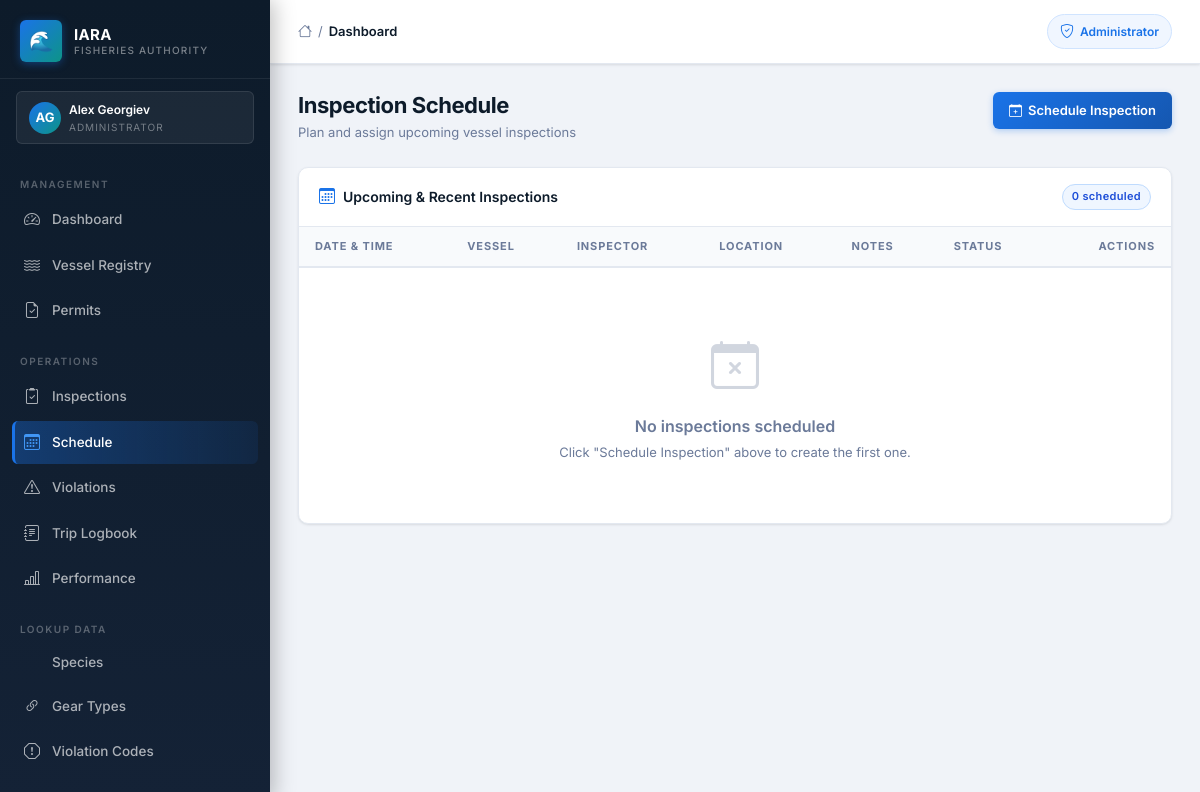
Page /admin/schedule (signed in) on the committed database.
### iara_app/models.py (models this page shows, shortened)
class User(UserMixin, db.Model):
    __tablename__ = "users"
    id = db.Column(db.Integer, primary_key=True)
    first_name = db.Column(db.String(50), nullable=False)
    last_name = db.Column(db.String(50), nullable=False)
    email = db.Column(db.String(120), unique=True, nullable=False)
    phone = db.Column(db.String(20), nullable=False)
    role = db.Column(db.String(50), nullable=False)
    password_hash = db.Column(db.String(128), nullable=False)
    vessel_registration = db.Column(db.String(50))
    fishing_permit_number = db.Column(db.String(50))
    inspector_id = db.Column(db.Integer, db.ForeignKey("users.id"), nullable=True)
    id_number = db.Column(db.String(50))
    age_category = db.Column(db.String(20))
    created_at = db.Column(db.DateTime, default=datetime.utcnow)
    is_active = db.Column(db.Boolean, default=True)
    reset_token       = db.Column(db.String(100), nullable=True)
    reset_token_expiry = db.Column(db.DateTime, nullable=True)
    failed_logins   = db.Column(db.Integer, default=0)
    locked_until    = db.Column(db.DateTime, nullable=True)
    inspections = db.relationship("Inspection", foreign_keys="Inspection.inspector_id", backref="inspector", lazy=True)
    scheduled_inspections = db.relationship("ScheduledInspection", foreign_keys="ScheduledInspection.inspector_id", backref="assigned_inspector", lazy=True)
    created_scheduled_inspections = db.relationship("ScheduledInspection", foreign_keys="ScheduledInspection.created_by_id", backref="created_by_user", lazy=True)
    audit_logs = db.relationship("AuditLog", foreign_keys="AuditLog.user_id", backref="user", lazy=True)

### iara_app/routes/admin.py (the view)
@bp.route("/schedule")
@login_required
@admin_required
def schedule_list():
    schedules  = ScheduledInspection.query.order_by(
        ScheduledInspection.scheduled_date.asc()
    ).all()
    inspectors = User.query.filter_by(role="inspector").all()
    vessels    = Vessel.query.all()
    return render_template(
        "admin/schedule.html",
        schedules=schedules,
        inspectors=inspectors,
        vessels=vessels,
        today=date.today()
    )

### iara_app/__init__.py (called while the page is built)
def create_app():
    app = Flask(__name__)
    app.config.from_object(Config)
    db.init_app(app)
    login_manager.init_app(app)
    migrate.init_app(app, db)
    csrf.init_app(app)
    from .models import User
    @login_manager.user_loader
    def load_user(user_id):
        user = db.session.get(User, int(user_id))   # SQLAlchemy 2.x style
        if user is None:
            return None
        if not user.is_active:
            return None
        return user
    from .routes import register_blueprints
    register_blueprints(app)
    scheduler.init_app(app)
    scheduler.start()
    scheduler.add_job(
        id="expire_permits_daily",
        func=expire_old_permits,
        trigger="interval",
        days=1
    )
    return app

### iara_app/templates/admin/schedule.html (shortened to what this page needs)
{% extends "layout/base.html" %}
{% block content %}
<div class="page-header">
  <div class="page-header-left">
    <h1 class="page-title">Inspection Schedule</h1>
    <p class="page-subtitle">Plan and assign upcoming vessel inspections</p>
  </div>
  <button class="btn-iara-primary" type="button" data-bs-toggle="collapse" data-bs-target="#scheduleForm">
    <i class="bi bi-calendar-plus"></i> Schedule Inspection
  </button>
</div>
<div class="iara-card">
  <div class="iara-card-header">
    <h2 class="iara-card-title"><i class="bi bi-calendar3"></i> Upcoming &amp; Recent Inspections</h2>
    <span class="iara-badge badge-inspector">{{ schedules|length }} scheduled</span>
  </div>
  <div class="iara-table-wrapper">
    <table class="iara-table">
      <thead>
        <tr>
          <th>Date &amp; Time</th>
          <th>Vessel</th>
          <th>Inspector</th>
          <th>Location</th>
          <th>Notes</th>
          <th>Status</th>
          <th style="text-align:right;">Actions</th>
        </tr>
      </thead>
      <tbody>
        {% for s in schedules %}
        <tr class="{% if s.status == 'cancelled' %}inactive{% endif %}">
          <td>
            <div style="font-weight:600;font-size:13.5px;">
              {{ s.scheduled_date.strftime('%d %b %Y') if s.scheduled_date else '—' }}
            </div>
            <div style="font-size:11px;color:var(--text-secondary);">{{ s.scheduled_time or '—' }}</div>
          </td>
          <td>
            <div style="font-weight:600;font-size:13.5px;">{{ s.vessel.call_sign }}</div>
            <div style="font-size:11px;color:var(--text-secondary);">{{ s.vessel.international_number }}</div>
          </td>
          <td style="font-size:13px;">
            {% if s.assigned_inspector %}
            {{ s.assigned_inspector.first_name }} {{ s.assigned_inspector.last_name }}
            {% else %}—{% endif %}
          </td>
          <td style="font-size:13px;">{{ s.location or '—' }}</td>
          <td style="font-size:12px;color:var(--text-secondary);max-width:160px;">
            {{ (s.notes or '')[:60] }}{% if (s.notes or '')|length > 60 %}…{% endif %}
          </td>
          <td>
            {% if s.status == 'pending' %}
            <span class="iara-badge badge-sev-medium"><i class="bi bi-clock-fill"></i> Pending</span>
            {% elif s.status == 'completed' %}
            <span class="iara-badge badge-status-active"><i class="bi bi-check-circle-fill"></i> Completed</span>
            {% elif s.status == 'cancelled' %}
            <span class="iara-badge badge-status-expired"><i class="bi bi-x-circle-fill"></i> Cancelled</span>
            {% else %}
            <span class="iara-badge" style="background:#f1f5f9;color:#64748b;border:1px solid #e2e8f0;">{{
              s.status|title }}</span>
            {% endif %}
          </td>
          <td style="text-align:right;">
            {% if s.status == 'pending' %}
            <form method="POST" action="{{ url_for('admin.schedule_cancel', si_id=s.id) }}"
              onsubmit="return confirm('Cancel this scheduled inspection?');">
              <input type="hidden" name="csrf_token" value="{{ csrf_token() }}">
              <button type="submit" class="btn-iara-danger" style="padding:5px 12px;font-size:12px;height:30px;">
                <i class="bi bi-x-circle"></i> Cancel
              </button>
            </form>
            {% else %}
            <span style="font-size:12px;color:var(--text-secondary);">—</span>
            {% endif %}
          </td>
        </tr>
        {% else %}
        <tr>
          <td colspan="7">
            <div class="empty-state">
              <i class="bi bi-calendar-x"></i>
              <h5>No inspections scheduled</h5>
              <p>Click "Schedule Inspection" above to create the first one.</p>
            </div>
          </td>
        </tr>
        {% endfor %}
      </tbody>
    </table>
  </div>
</div>
{% endblock %}

### iara_app/templates/layout/base.html (shortened to what this page needs)
<!DOCTYPE html>
<html lang="en">
<head>
  <link href="https://cdn.jsdelivr.net/npm/bootstrap@5.3.2/dist/css/bootstrap.min.css" rel="stylesheet">
  <link rel="stylesheet" href="https://cdn.jsdelivr.net/npm/bootstrap-icons@1.11.3/font/bootstrap-icons.min.css">
  <link rel="stylesheet" href="{{ url_for('static', filename='css/iara_theme.css') }}">
</head>
<body>
  {% if current_user.is_authenticated %}
  <aside class="iara-sidebar">
    <a class="sidebar-brand" href="#">
      <div class="sidebar-brand-icon">🌊</div>
      <div class="sidebar-brand-text">
        <div class="sidebar-brand-name">IARA</div>
        <div class="sidebar-brand-sub">Fisheries Authority</div>
      </div>
    </a>
    <div class="sidebar-role-banner">
      <div class="sidebar-role-avatar">
        {{ current_user.first_name[0]|upper }}{{ current_user.last_name[0]|upper }}
      </div>
      <div>
        <div class="sidebar-role-name">{{ current_user.first_name }} {{ current_user.last_name }}</div>
        <div class="sidebar-role-label">
          {% if current_user.role == "administrator" %}Administrator
          {% elif current_user.role == "inspector" %}Inspector
          {% elif current_user.role == "fisherman" %}Fisherman
          {% else %}Amateur Fisher{% endif %}
        </div>
      </div>
    </div>
    <nav class="sidebar-nav">
      {% if current_user.role == "administrator" %}
      <div class="sidebar-section-label">Management</div>
      <a href="{{ url_for('admin.admin_dashboard') }}"
        class="sidebar-link {% if request.endpoint == 'admin.admin_dashboard' %}active{% endif %}">
        <i class="bi bi-speedometer2"></i> Dashboard
      </a>
      <a href="{{ url_for('admin.vessels') }}"
        class="sidebar-link {% if 'vessel' in request.endpoint %}active{% endif %}">
        <i class="bi bi-water"></i> Vessel Registry
      </a>
      <a href="{{ url_for('admin.permits') }}"
        class="sidebar-link ">
        <i class="bi bi-file-earmark-check"></i> Permits
      </a>
      <div class="sidebar-section-label" style="margin-top:8px;">Operations</div>
      <a href="{{ url_for('admin.admin_inspections') }}"
        class="sidebar-link {% if 'inspection' in request.endpoint and 'schedule' not in request.endpoint %}active{% endif %}">
        <i class="bi bi-clipboard2-check"></i> Inspections
      </a>
      <a href="{{ url_for('admin.schedule_list') }}"
        class="sidebar-link {% if 'schedule' in request.endpoint %}active{% endif %}">
        <i class="bi bi-calendar3"></i> Schedule
      </a>
      <a href="{{ url_for('admin.admin_violations') }}"
        class="sidebar-link {% if 'violation' in request.endpoint %}active{% endif %}">
        <i class="bi bi-exclamation-triangle"></i> Violations
      </a>
      <a href="{{ url_for('trips.trips_list') }}"
        class="sidebar-link {% if 'trips' in request.endpoint %}active{% endif %}">
        <i class="bi bi-journal-text"></i> Trip Logbook
      </a>
      <a href="{{ url_for('admin.admin_inspector_performance') }}"
        class="sidebar-link {% if 'performance' in request.endpoint %}active{% endif %}">
        <i class="bi bi-bar-chart-line"></i> Performance
      </a>
      <div class="sidebar-section-label" style="margin-top:8px;">Lookup Data</div>
      <a href="{{ url_for('lookup.species_list') }}"
        class="sidebar-link {% if 'species' in request.endpoint %}active{% endif %}">
         Species
      </a>
      <a href="{{ url_for('lookup.gear_list') }}"
        class="sidebar-link {% if 'gear' in request.endpoint %}active{% endif %}">
        <i class="bi bi-link-45deg"></i> Gear Types
      </a>
      <a href="{{ url_for('lookup.violation_codes_list') }}"
        class="sidebar-link {% if 'violation_code' in request.endpoint %}active{% endif %}">
        <i class="bi bi-exclamation-octagon"></i> Violation Codes
      </a>
      <div class="sidebar-section-label" style="margin-top:8px;">System</div>
      {% endif %}
    </nav>
  </aside>
  {% endif %}
  <div class="iara-main" {% if not current_user.is_authenticated %}style="margin-left:0;" {% endif %}>
    <header class="iara-topbar">
      <div class="topbar-breadcrumb">
        <i class="bi bi-house" style="color:var(--text-secondary);font-size:14px;"></i>
        <span class="bc-sep">/</span>
        <span class="bc-current">{{ title if title else "Dashboard" }}</span>
      </div>
      <div class="topbar-actions">
        {% if current_user.is_authenticated %}
        {% if current_user.role == "administrator" %}
        <span class="topbar-badge">
          <i class="bi bi-shield-check"></i> Administrator
        </span>
        {% elif current_user.role == "inspector" %}
        <span class="topbar-badge" style="background:#eff6ff;border-color:#bfdbfe;color:#1d4ed8;">
          <i class="bi bi-clipboard2-check"></i> Inspector
        </span>
        {% elif current_user.role == "fisherman" %}
        <span class="topbar-badge" style="background:#f0fdf4;border-color:#bbf7d0;color:#15803d;">
          <i class="bi bi-water"></i> Fisherman
        </span>
        {% else %}
        <span class="topbar-badge" style="background:#fffbeb;border-color:#fde68a;color:#b45309;">
          <i class="bi bi-person"></i> Amateur
        </span>
        {% endif %}
        {% endif %}
      </div>
    </header>
    <main class="iara-content">
      {% block content %}{% endblock %}
    </main>
  </div>
</body>
</html>

### rows in the picture
User: first_name "A", last_name "G", first_name "Alex", last_name "Georgiev"

### other values in the picture
{{ title if title else "Dashboard" }} "Dashboard"
{{ schedules|length }} "0"
